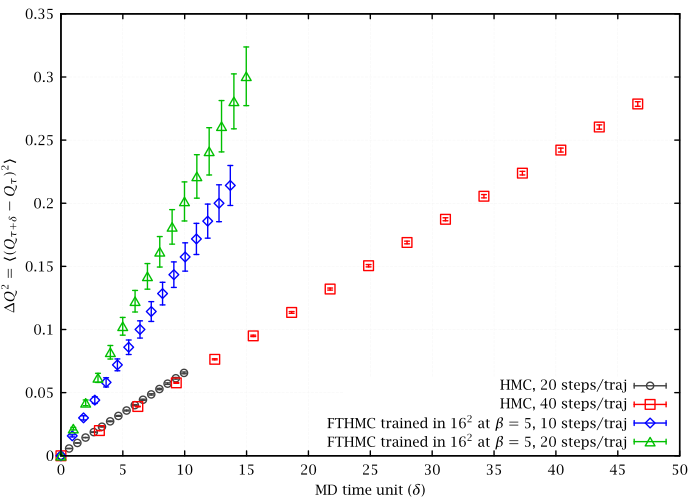

Here is the gnuplot script that generated this plot:
set lmargin 9
set grid lc rgb '#f0f0f0'
set xlabel 'MD time unit ($\delta$)'
set ylabel '$\Delta Q^2 = \langle (Q_{\tau+\delta}-Q_\tau)^2 \rangle$'
set key bottom
plot\
	"<sed -n '/^beta: 6$/,/^beta: /{/^BEGIN dQ2$/,/^END dQ2$/{/dQ2/d;p;};}' ../../u1_2d/stats/t_hmc_3_dq2_post_train" u ($1*20*0.033155120545061763):2:4 w e t 'HMC, 20 steps/traj',\
	"<sed -n '/^beta: 6$/,/^beta: /{/^BEGIN dQ2$/,/^END dQ2$/{/dQ2/d;p;};}' ../../u1_2d/stats/t_hmc_1_dq2_post_train" u ($1*40*0.07769028569149361):2:4 w e t 'HMC, 40 steps/traj',\
	"<sed -n '/^beta: 6$/,/^beta: /{/^BEGIN dQ2$/,/^END dQ2$/{/dQ2/d;p;};}' ../../u1_2d/stats/i_force_b25_0_b5_2_dq2_post_train" u ($1*10*0.091246348693292734):2:4 w e t 'FTHMC trained in $16^2$ at $\beta=5$, 10 steps/traj',\
	"<sed -n '/^beta: 6$/,/^beta: /{/^BEGIN dQ2$/,/^END dQ2$/{/dQ2/d;p;};}' ../../u1_2d/stats/i_force_b25_0_b5_3_dq2_post_train" u ($1*20*0.04991851344096123):2:4 w e t 'FTHMC trained in $16^2$ at $\beta=5$, 20 steps/traj'
